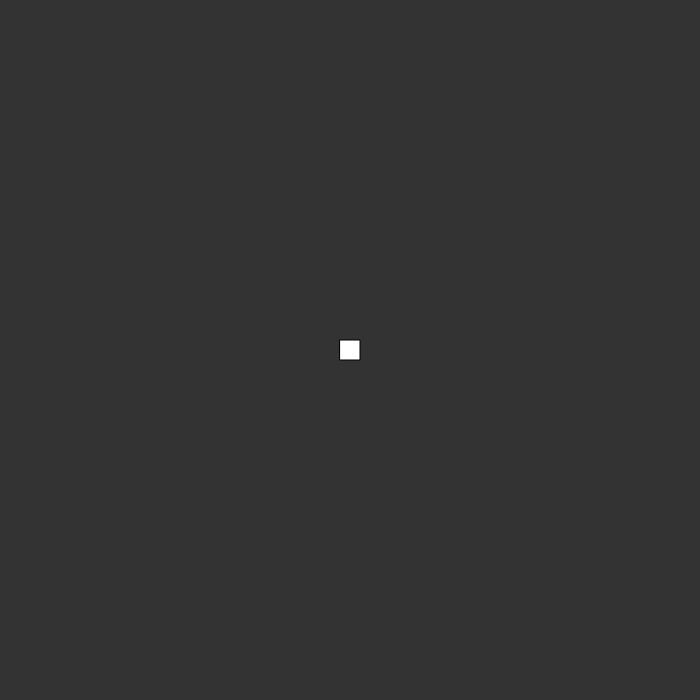
Frame 1 (no input)
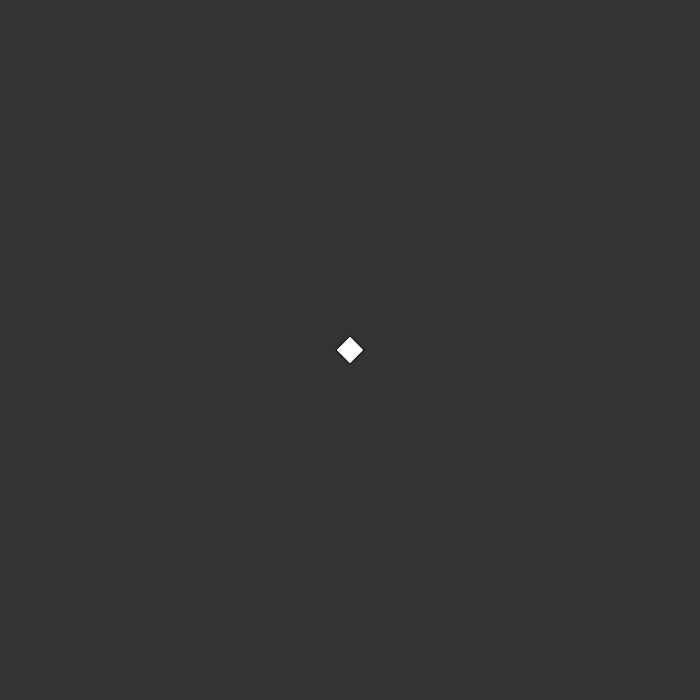
Frame 60 (no input)
Frame 120 (the mouse pressed at the canvas centre since frame 60): identical to frame 1, image omitted

The p5.js sketch that drew these frames (run headless with seeded random() and noise() and a simulated clock; from frame 60 on, the mouse is pressed at the canvas centre):

// p5.js sketch
// ── sketch.js

const particles = [];
var enemys = [];
var player;
function setup(){
    createCanvas(700,700);
    player = new Player();
}

function draw(){
    background(51)
    rectMode(CENTER);
    player.draw();
    player.update();

    for (let i = enemys.length - 1; i >= 0; i--) {
        enemys[i].draw();
        enemys[i].update();
        
        if (player.hasShot(enemys[i])) {
          enemys.splice(i, 1);
          
        }
      }
      
      if (frameCount % 200 == 0) {
        enemys.push(new Enemy(2));
      }
    }
function mouseClicked(){
    player.shoot();
    createParticle(mouseX,mouseY);
}

function createParticle(x,y)
{
    for(let i = 0; i < 5; i++) {
        let p = new Particle(x,y);
        particles.push(p);

    }
    for (let i = particles.length - 1; i >= 0; i--){
        particles[i].update();
        particles[i].show();
        if (particles[i].finished()) {
            particles.splice(i, 1);
        }
    }
}
// ── Bullet.js
class Bullet {
    constructor(x, y, angle) {
      this.x = x;
      this.y = y;
      this.angle = angle;
      this.speed = 16;
    }
    
    
    draw() {
      push();
      fill(0);
      circle(this.x, this.y, 5);
      pop();
    }
    
    update() {
      this.x += this.speed * cos(this.angle);
      this.y += this.speed * sin(this.angle);
    }
  }
// ── Enemy.js
class Enemy {
    constructor(speed){
        this.speed = speed;
        var y;
        if (random(1)<0.5){
            y = random (-300, 0);
        } else {
            y = random(height, height + 300);
        }
        var x = random(-300, width + 300);
        this.pos = createVector(x,y);
        }

        draw(){
            push();
            fill(100, 255, 100);
            var angle = atan2(player.pos.y - this.pos.y, player.pos.x - this.pos.x);
            translate(this.pos.x, this.pos.y);
            rotate(angle);
            rect(0, 0, 20, 20);
            pop();
        }

        update() {
            let difference = p5.Vector.sub(player.pos, this.pos);
            difference.limit(this.speed);
            this.pos.add(difference);
        }
}
// ── Particle.js
class Particle {

    constructor(x,y) {
      this.x = x;
      this.y = y;
      this.vx = random(-1, 1);
      this.vy = random(-5, -1);
      this.alpha = 255;
    }
  
    finished() {
      return this.alpha < 0;
    }
  
    update() {
      this.x += this.vx;
      this.y += this.vy;
      this.alpha -= 5;
    }
  
    show() {
      noStroke();
      //stroke(255);
      fill(255, this.alpha);
      ellipse(this.x, this.y, 16);
    }
  
  }
// ── Player.js
class Player {
    constructor(){
        this.pos = createVector(width / 2, height / 2)
        this.angle = 0;
        this.bullets = [];
    }

    draw() {
        push();
        translate(this.pos.x, this.pos.y);
        rotate(this.angle);
        rect(0, 0, 20, 20);
        pop();

        for (var bullet of this.bullets){
            bullet.update();
            bullet.draw();
        }
    }

    update() {
        let speedX = 0;
        let speedY = 0;
        if (keyIsDown(65)) {
            speedX = -2
        }
        if (keyIsDown(68)){
            speedX = 2
        }
        if (keyIsDown(87)) {
            speedY = -2
        }
        if (keyIsDown(83)){
            speedY = 2
        }
        this.pos.add(speedX, speedY);
        this.angle = atan2(mouseY - this.pos.y, mouseX - this.pos.x);
    }

    shoot(){
        this.bullets.push(new Bullet(this.pos.x, this.pos.y, this.angle));
    }

    hasShot(enemy) {
        for (let i = 0; i < this.bullets.length; i++) {
          if (dist(this.bullets[i].x, this.bullets[i].y, enemy.pos.x, enemy.pos.y) < 15) {
            this.bullets.splice(i, 1);
            createParticle(this.bullets.x,this.bullets.y);
            return true;
          }
        }
        return false;
      }
}
// ── Vehicle.js
function Vehicle(x,y){ //cunstroctor function to make vehicle ojects
    this.pos = createVector(random(width),random(height));
    this.target = createVector(x,y);
    //this.vel = createVector();
    this.vel = p5.Vector.random2D();
    this.acc = createVector();
     //each vehicles obj needs a position, a target position, a velocity and an acceleration
     this.r=8
     this.maxspeed = 10; 
     this.maxforce = 1;
   }
   
   Vehicle.prototype.behaviours = function(){ 
    var arrive = this.arrive(this.target); 
    var mouse = createVector(mouseX,mouseY);
     var flee = this.flee(mouse);
     
     arrive.mult(1);
     flee.mult(5);
     //fleep force is much more forcefull than the arrive force
     
     this.applyForce(flee);
     this.applyForce(arrive);
     
   }
   
   Vehicle.prototype.applyForce = function(f){
   this.acc.add(f); //so if multiple forces are at play, we could add all of them in the acceleration and hence all the animations must start by 0
   }
   
   Vehicle.prototype.update = function(){ //way of attaching functions to objects
    this.pos.add(this.vel);
     this.vel.add(this.acc);
     //basic physics idea of acc changing velocity and velocity changing acceleration
     this.acc.mult(0); //this multiplies everything by 0 so that everything starts from o for the applyForce function to work
   }
   
   
   Vehicle.prototype.show = function() {
      stroke(255);
      strokeWeight(10);
      point(this.pos.x,this.pos.y); //linking the vehicle to particular points and their characteristics  
   }
   
   Vehicle.prototype.arrive = function(target){
    var desired = p5.Vector.sub (target, this.pos); 
     var d = desired.mag();
     var speed = this.maxspeed;
     if (d<100){
     speed = map(d, 0, 100, 0, this.maxspeed);
     }
     desired.setMag(speed);
     var steer = p5.Vector.sub(desired, this.vel);
     steer.limit(this.maxforce);
     return steer; 
   }
   
   Vehicle.prototype.seek = function(target){
    var desired = p5.Vector.sub (target, this.pos); //this line is subtracting the vector points from position to target, you subtract the two vectors 
     //desired vel is always its aximum speed
     desired.setMag(this.maxspeed);
     var steer = p5.Vector.sub(desired, this.vel);
     steer.limit(this.maxforce);
     return steer; //the idea is to calculate that force and return it to be applied in seek
   }
   
   Vehicle.prototype.flee = function(target){
    var desired = p5.Vector.sub (target, this.pos); 
     var d = desired.mag();
     if (d<50){
     desired.setMag(this.maxspeed);
     desired.mult(-1);
     var steer = p5.Vector.sub(desired, this.vel);
     steer.limit(this.maxforce);
     return steer; //the idea is to calculate that force and return it to be applied in seek
     }else{
     return createVector(0,0);
     }
   }
